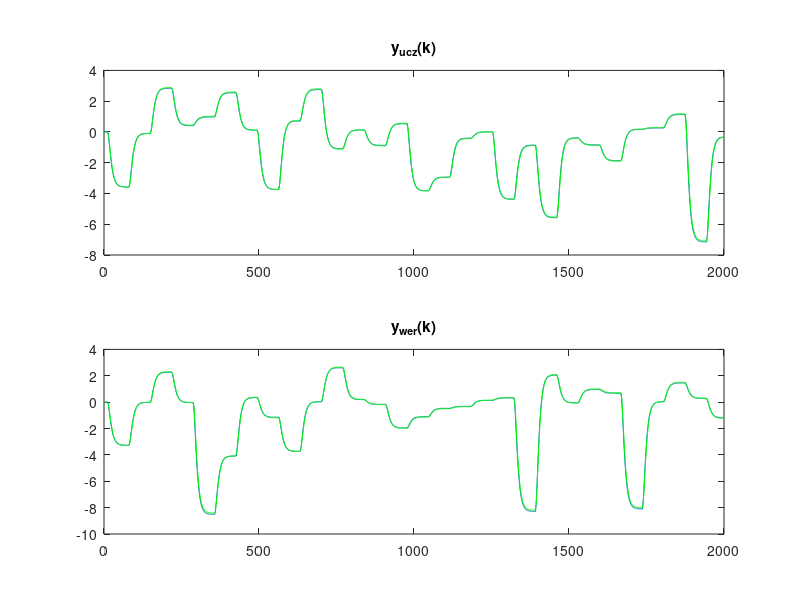
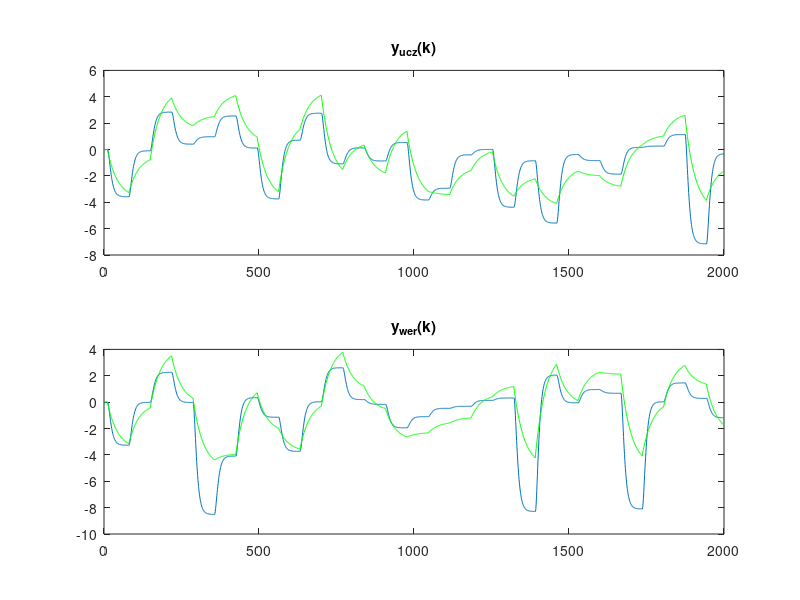
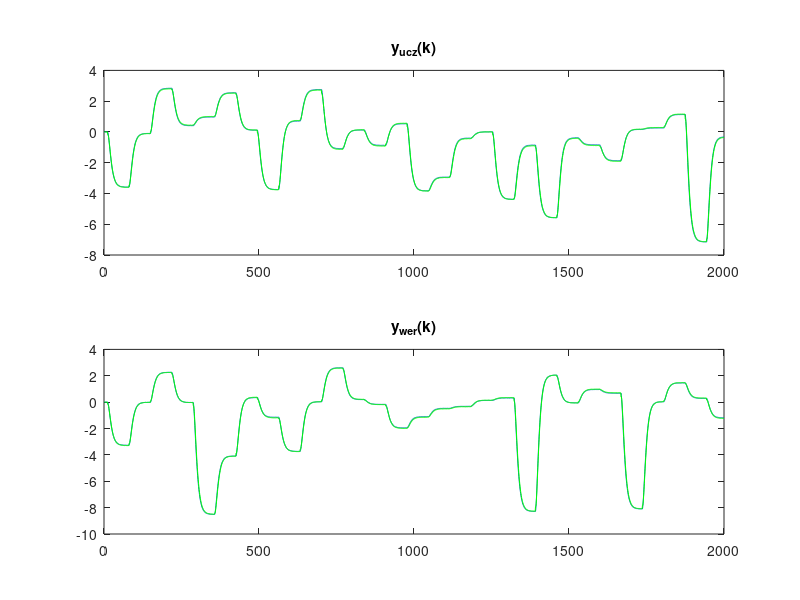
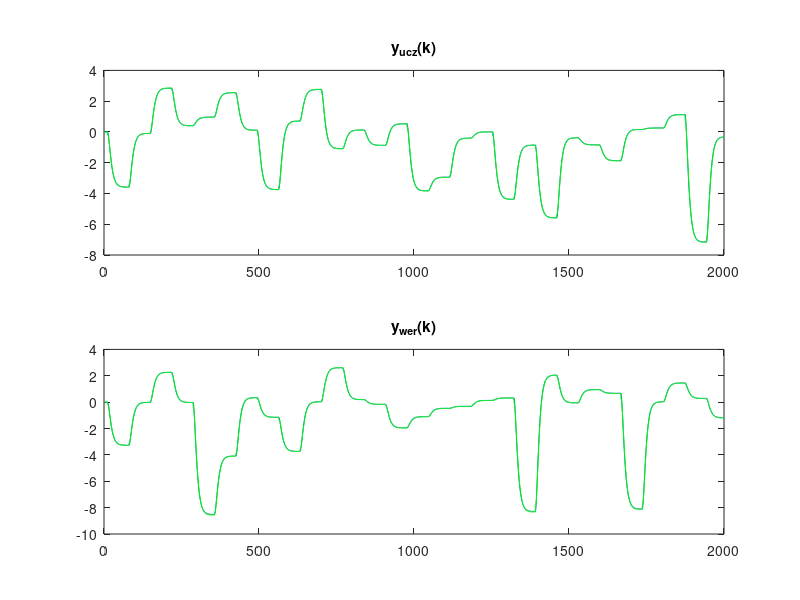

Write MATLAB code to recreate these figures, in order.
clear all;
%% inicjalizacja
x0=10;
y0=10;
width=1000;
height=800;
fid = fopen('bledy_dyn','w+'); 
%% import danych
ucz = importdata('danedynucz9.txt');
u_ucz = ucz(:,1);
y_ucz = ucz(:,2);
wer = importdata('danedynwer9.txt');
u_wer = wer(:,1);
y_wer = wer(:,2);
lenght=size(wer);
P = lenght(1); %liczba próbek
kk = 1:P;
% %% wykresy danych dynamicznych
% k = 1:P;
% h = figure;
% set(h,'units','points','position',[x0,y0,width,height]); 
% subplot(2,1,1)
% plot(k,u_ucz)
% title('u_{ucz}(k)');
% subplot(2,1,2);
% plot(k,y_ucz)
% title('y_{ucz}(k)');
% name =  'dane_dyn_ucz.png';
% saveas(h,name,'png');
% 
% h = figure;
% set(h,'units','points','position',[x0,y0,width,height]); 
% subplot(2,1,1)
% plot(k,u_wer)
% title('u_{wer}(k)');
% subplot(2,1,2);
% plot(k,y_wer)
% title('y_{wer}(k)');
% name =  'dane_dyn_wer.png';
% saveas(h,name,'png');
% 
% %% dynamiczne modele stopnia 1,2,3 z rekurencją i bez rekurancji 
% 
% k_pocz = 6; % chwila, od której rozpoczynamy identyfikacje
% 
% 
% for l=1:3
%     
%     ymod_ucz = zeros(P,1);
%     ymod_wer = zeros(P,1);
%     Y = y_ucz(k_pocz:P);
%     ymod_ucz(1:k_pocz) = y_ucz(1:k_pocz);
%     ymod_wer(1:k_pocz) = y_wer(1:k_pocz);
% 
%     % uczenie modelu
%     c=1; %kolumna
%     for i=1:l         
%            M(:,c)=u_ucz(k_pocz-i:P-i);
%            M(:,c+2)=y_ucz(k_pocz-i:P-i);
%            c=c+1;
%     end
%     w=M\Y;
% 
%     % sprawdzenie modelu
%     % bez rekurencji
%     c=1;
%     for  i=1:l        
%         mb_wer(:,c)= u_wer(k_pocz-i:P-i);
%         mb_wer(:,c+2)=y_wer(k_pocz-i:P-i);
%         c=c+1;
%     end
%     ymod_ucz(k_pocz:P)=M*w;
%     ymod_wer(k_pocz:P)=mb_wer*w;
%     
%     % wykresy danych i modelu
%     h = figure;
%     set(h,'units','points','position',[x0,y0,width,height]); 
%     subplot(2,1,1)
%     plot(kk,y_ucz)
%     hold on
%     plot(kk,ymod_ucz,'g')
%     title('y_{ucz}(k)');
%     subplot(2,1,2);
%     plot(kk,y_wer)
%     hold on
%     plot(kk,ymod_wer,'g')
%     title('y_{wer}(k)');
%     name =  ['dane_dyn_mod_brek_D_' num2str(l) '.png'];
%     saveas(h,name,'png');
% 
%     % bledy modelu
%     E_ucz = 0;
%     E_wer = 0;
%     for k=k_pocz:P
%        E_ucz = E_ucz + (ymod_ucz(k)-y_ucz(k))^2; 
%        E_wer = E_wer + (ymod_wer(k)-y_wer(k))^2;  
%     end
% 
%     fprintf(fid,'dane_ucz_brek_D=%d, %d \n',l,E_ucz);
%     fprintf(fid,'dane_wer_brek_D=%d, %d \n',l,E_wer);
% 
%     % z rekurencja
%     
%     ymod_ucz = zeros(P,1);
%     ymod_wer = zeros(P,1);
%     ymod_ucz(1:k_pocz) = y_ucz(1:k_pocz);
%     ymod_wer(1:k_pocz) = y_wer(1:k_pocz);
%     past_ucz = zeros(l,1);
%     past_wer = zeros(l,1);
%     m_wer = zeros(); 
%     
%     for k=l+1:P
%         c=1;
%         for i=1:l       
%             m_ucz(1,c)= u_ucz(k-i);
%             m_ucz(1,c+2)=past_ucz(i);
%             m_wer(1,c)= u_wer(k-i);
%             m_wer(1,c+2)=past_wer(i);
%             c=c+1;
%         end
%         ymod_ucz(k)=m_ucz*w;
%         ymod_wer(k)=m_wer*w;
%         past_ucz = [ymod_ucz(k);past_ucz((1:end-1))];
%         past_wer = [ymod_wer(k);past_wer((1:end-1))];
%     end
%     
%     % wykresy danych i modelu
%     h = figure;
%     set(h,'units','points','position',[x0,y0,width,height]); 
%     subplot(2,1,1)
%     plot(kk,y_ucz)
%     hold on
%     plot(kk,ymod_ucz,'g')
%     title('y_{ucz}(k)');
%     subplot(2,1,2);
%     plot(kk,y_wer)
%     hold on
%     plot(kk,ymod_wer,'g')
%     title('y_{wer}(k)');
%     name =  ['dane_dyn_mod_rek_D_' num2str(l) '.png'];
%     saveas(h,name,'png');
% 
%     % bledy modelu
%     E_ucz = 0;
%     E_wer = 0;
%     for k=k_pocz:P
%        E_ucz = E_ucz + (ymod_ucz(k)-y_ucz(k))^2; 
%        E_wer = E_wer + (ymod_wer(k)-y_wer(k))^2;  
%     end
% 
%     fprintf(fid,'dane_ucz_rek_D=%d, %d \n',l,E_ucz);
%     fprintf(fid,'dane_wer_rek_D=%d, %d \n',l,E_wer);
% 
% end


%% Modele o różnych stopniach wielomianu
k_pocz = 4; % chwila, od której rozpoczynamy identyfikacje

for s=1:3
    D = s; 
    for t=1:4
        N = t; 
        ymod_ucz = zeros(P,1);
        ymod_wer = zeros(P,1);
        Y = y_ucz(k_pocz:P);
        ymod_ucz(1:k_pocz) = y_ucz(1:k_pocz);
        ymod_wer(1:k_pocz) = y_wer(1:k_pocz);
        


        % uczenie modelu
        c=1; %kolumna
        for i=1:D         
            for j=1:N
                M(:,c)= u_ucz(k_pocz-i:P-i).^j;
                M(:,c+N*2)=y_ucz(k_pocz-i:P-i).^j;
                c=c+1;
            end
        end
        w=M\Y;

        % sprawdzenie modelu

        % bez rekurencji
        c=1;
        for  i=1:D        
            for j=1:N
                mb_wer(:,c)= u_wer(k_pocz-i:P-i).^j;
                mb_wer(:,c+(N*2))=y_wer(k_pocz-i:P-i).^j;
                c=c+1;
            end
        end
        ymod_ucz(k_pocz:P)=M*w;
        ymod_wer(k_pocz:P)=mb_wer*w;
                
        h = figure;
        set(h,'units','points','position',[x0,y0,width,height]); 
        subplot(2,1,1)
        plot(kk,y_ucz)
        hold on
        plot(kk,ymod_ucz,'g')
        title('y_{ucz}(k)');
        subplot(2,1,2);
        plot(kk,y_wer)
        hold on
        plot(kk,ymod_wer,'g')
        title('y_{wer}(k)');
        name =  ['dane_dyn_mod_brek_D_' num2str(D) 'N_' num2str(N) '.png'];
        saveas(h,name,'png');
        
        E_ucz = 0;
        E_wer = 0;
        for k=k_pocz:P
            E_ucz = E_ucz + (ymod_ucz(k)-y_ucz(k))^2; 
            E_wer = E_wer + (ymod_wer(k)-y_wer(k))^2;  
        end

        fprintf(fid,'dane_ucz_brek_D=%d_N=%d, %d \n',D,N,E_ucz);
        fprintf(fid,'dane_wer_brek_D=%d_N=%d, %d \n',D,N,E_wer);

        % z rekurencja
        
        ymod_ucz = zeros(P,1);
        ymod_wer = zeros(P,1);
        past_ucz = zeros(D,1);
        past_wer = zeros(D,1);

    
        past_ucz = zeros(D,1);
        past_wer = zeros(D,1);
        for k=D+1:P
            c=1;
            for i=1:D
                for j=1:N
                    m_ucz(1,c)= u_ucz(k-i)^j;
                    m_ucz(1,c+(N*2))=past_ucz(i)^j;
                    m_wer(1,c)= u_wer(k-i)^j;
                    m_wer(1,c+(N*2))=past_wer(i)^j;
                    c=c+1;
                end
            end
            ymod_ucz(k)=m_ucz*w;
            ymod_wer(k)=m_wer*w;
            past_ucz = [ymod_ucz(k);past_ucz((1:end-1))];
            past_wer = [ymod_wer(k);past_wer((1:end-1))];
        end
        
        h = figure;
        set(h,'units','points','position',[x0,y0,width,height]);
        subplot(2,1,1)
        plot(kk,y_ucz)
        hold on
        plot(kk,ymod_ucz,'g')
        title('y_{ucz}(k)');
        subplot(2,1,2);
        plot(kk,y_wer)
        hold on
        plot(kk,ymod_wer,'g')
        title('y_{wer}(k)');
        name =  ['dane_dyn_mod_rek_D_' num2str(D) 'N_' num2str(N) '.png'];
        saveas(h,name,'png');
        
        E_ucz = 0;
        E_wer = 0;
        for k=k_pocz:P
            E_ucz = E_ucz + (ymod_ucz(k)-y_ucz(k))^2; 
            E_wer = E_wer + (ymod_wer(k)-y_wer(k))^2;  
        end
        
        fprintf(fid,'dane_ucz_rek_D=%d_N=%d, %d \n',D,N,E_ucz);
        fprintf(fid,'dane_wer_rek_D=%d_N=%d, %d \n',D,N,E_wer);
    end
end

%% modele dynamiczne wyrazy mieszane 4 zrobimy druggiego i trzeciego stopnia z pierwszym i drugim rzędem dynamiki 
        
%         ymod_ucz = zeros(P,1);
%         ymod_wer = zeros(P,1);
%         Y = y_ucz(k_pocz:P);
%         ymod_ucz(1:k_pocz) = y_ucz(1:k_pocz);
%         ymod_wer(1:k_pocz) = y_wer(1:k_pocz);
%         
% 
%         % uczenie modelu
%         c=1; %kolumna
%         for i=1:D         
%             for j=1:N
%                 % ręcznie to wypełnij tak jak ławryn
%                 M(:,c)= u_ucz(k_pocz-i:P-i).^j;
%                 M(:,c+N*2)=y_ucz(k_pocz-i:P-i).^j;
%                 c=c+1;
%             end
%         end
%         M(:,:) = [u_ucz(k_pocz:P) y_ucz(k_pocz:P) 
%         w=M\Y;


fclose(fid);
